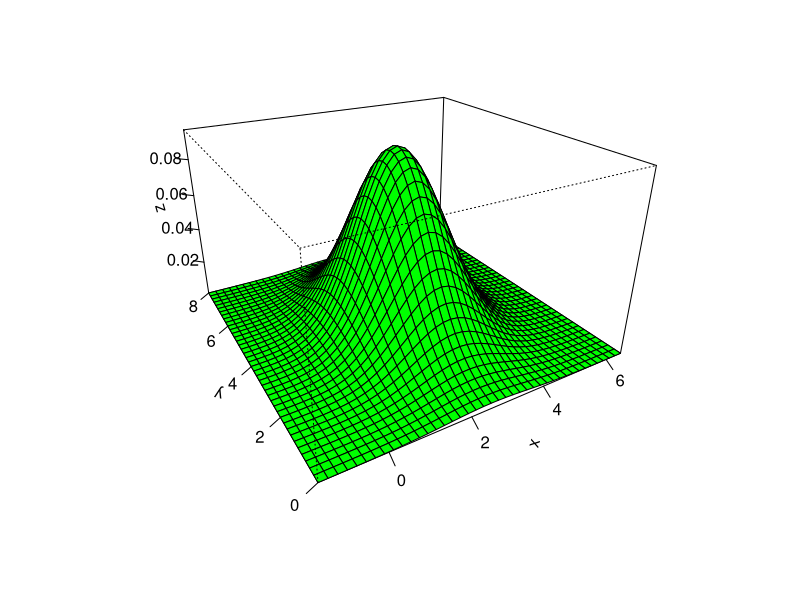
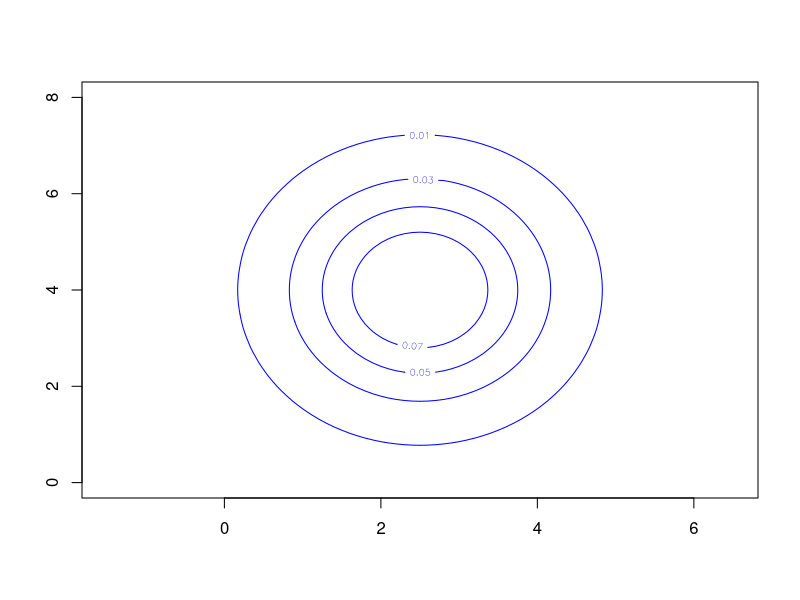

Reproduce these figures in R, in order.
## ---- chunk 1
knitr::opts_chunk$set(echo = TRUE)
## ---- chunk 2
library(mnormt)
mu = c(2.5, 4)
sigma = matrix(c(1.2, 0, 0, 2.3), nrow=2)
pmnorm(c(2,3), mu, sigma)
## ---- chunk 3
x <- seq(-1.5, 6.5, 0.2)
y <- seq(0, 8, 0.2)
f <- function(x, y) dmnorm(cbind(x, y), mu, sigma)
z <- outer(x, y, f)
#create surface plot
persp(x, y, z, theta=-30, phi=25, expand=0.6, ticktype='detailed', col = "green")

## ---- chunk 4
x <- seq(-1.5, 6.5, 0.1)
y <- seq(0, 8, 0.1)
f <- function(x, y) dmnorm(cbind(x, y), mu, sigma)
z <- outer(x, y, f)
#create contour plot
contour(x, y, z, col = "blue", levels = c(0.01,0.03,0.05,0.07,0.9))
